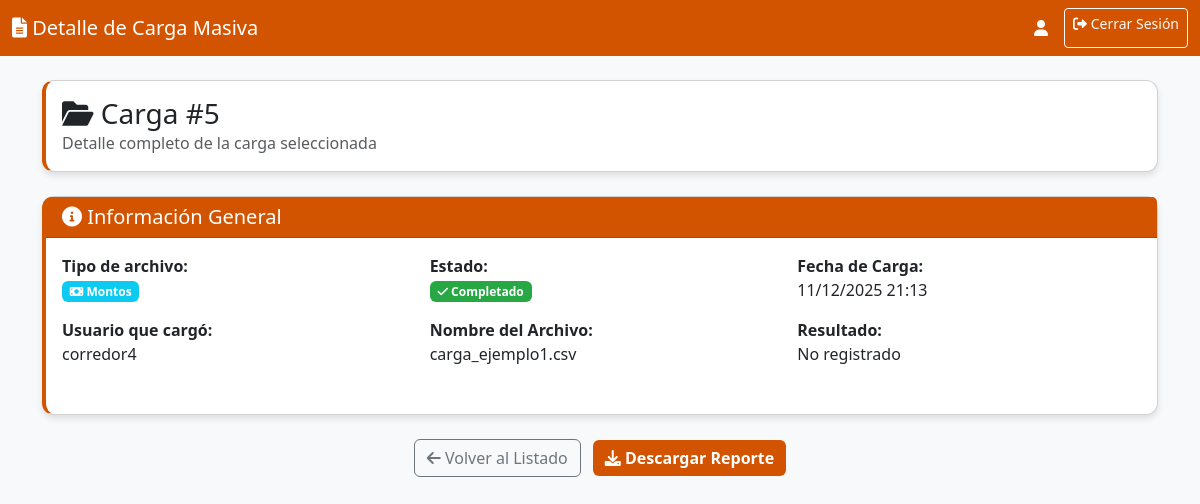
Page /detalles-carga/5/ (signed in) on the committed database.
### NuamApp/models.py (models this page shows)
class Archivocarga(models.Model):
    id_archivo = models.AutoField(db_column='ID_archivo', primary_key=True)
    tipo_archivo = models.CharField(max_length=30)
    fecha_carga = models.DateTimeField()
    estado = models.CharField(max_length=20)
    archivo_url = models.CharField(max_length=150, blank=True, null=True)
    fk_id_usuario = models.ForeignKey('Usuario', on_delete=models.CASCADE, db_column='FK_ID_usuario')
    class Meta:
        db_table = 'archivocarga'

class Usuario(models.Model):
    id_usuario = models.AutoField(db_column='ID_usuario', primary_key=True)
    nombre = models.CharField(max_length=15)
    correo = models.CharField(max_length=50)
    contrasena = models.CharField(max_length=128)
    rol = models.CharField(max_length=20)
    estado = models.CharField(max_length=10)
    class Meta:
        db_table = 'usuario'

### NuamApp/views.py (the view)
    def wrapper(request, *args, **kwargs):
        if 'usuario_id' not in request.session:
            messages.error(request, 'Debes iniciar sesión para acceder')
            return redirect('login')
        return view_func(request, *args, **kwargs)

### NuamApp/views.py (called while the page is built)
def login_required_custom(view_func):
    def wrapper(request, *args, **kwargs):
        if 'usuario_id' not in request.session:
            messages.error(request, 'Debes iniciar sesión para acceder')
            return redirect('login')
        return view_func(request, *args, **kwargs)
    return wrapper

@login_required_custom
def ver_detalles_carga(request, carga_id):
    try:
        carga = Archivocarga.objects.get(id_archivo=carga_id)
        if carga.tipo_archivo == 'factores':
            registros = Factor.objects.all().count()
        elif carga.tipo_archivo == 'montos':
            registros = Calificacion.objects.filter(
                factor_actualizado__isnull=False
            ).count()
        else:
            registros = Calificacion.objects.all().count()
        context = {
            'carga': carga,
            'total_registros': registros,
        }
        return render(request, 'template_cargas/template_detalles_carga.html', context)
    except Archivocarga.DoesNotExist:
        messages.error(request, 'La carga no existe')
        return redirect('listado_cargas')

### templates/template_cargas/template_detalles_carga.html (shortened to what this page needs)
<!DOCTYPE html>
<html lang="es">
<head>
    <link href="https://cdn.jsdelivr.net/npm/bootstrap@5.3.0/dist/css/bootstrap.min.css" rel="stylesheet">
    <link rel="stylesheet" href="https://cdnjs.cloudflare.com/ajax/libs/font-awesome/6.0.0/css/all.min.css">
</head>
<body>
    <nav class="navbar navbar-expand-lg navbar-nuam">
        <div class="container-fluid">
            <span class="navbar-brand text-white">
                <i class="fas fa-file-alt"></i> Detalle de Carga Masiva
            </span>
            <div class="navbar-nav ms-auto">
                <span class="navbar-text text-white me-3">
                    <i class="fas fa-user"></i> {{ request.session.nombre }}
                </span>
                <a href="{% url 'logout' %}" class="btn btn-sm btn-outline-light">
                    <i class="fas fa-sign-out-alt"></i> Cerrar Sesión
                </a>
            </div>
        </div>
    </nav>
    <div class="container py-4">
        <div class="card card-nuam mb-4">
            <div class="card-body">
                <h3 class="mb-0">
                    <i class="fas fa-folder-open"></i> Carga #{{ carga.id_archivo }}
                </h3>
                <p class="text-muted mb-0">Detalle completo de la carga seleccionada</p>
            </div>
        </div>
        <div class="card card-nuam mb-4">
            <div class="card-header" style="background: var(--naranja-oscuro); color:white;">
                <h5 class="mb-0"><i class="fas fa-info-circle"></i> Información General</h5>
            </div>
            <div class="card-body">
                <div class="row mb-3">
                    <div class="col-md-4">
                        <strong>Tipo de archivo:</strong>
                        <p class="mb-1">
                            {% if carga.tipo_archivo == 'montos' %}
                                <span class="badge bg-info"><i class="fas fa-money-bill"></i> Montos</span>
                            {% elif carga.tipo_archivo == 'factores' %}
                                <span class="badge bg-warning text-dark"><i class="fas fa-calculator"></i> Factores</span>
                            {% else %}
                                <span class="badge bg-purple"><i class="fas fa-star"></i> Calificaciones</span>
                            {% endif %}
                        </p>
                    </div>
                    <div class="col-md-4">
                        <strong>Estado:</strong>
                        <p class="mb-1">
                            {% if carga.estado == 'completado' %}
                                <span class="badge badge-completado"><i class="fas fa-check"></i> Completado</span>
                            {% elif carga.estado == 'procesando' %}
                                <span class="badge badge-procesando"><i class="fas fa-sync-alt"></i> Procesando</span>
                            {% else %}
                                <span class="badge badge-error"><i class="fas fa-exclamation"></i> Error</span>
                            {% endif %}
                        </p>
                    </div>
                    <div class="col-md-4">
                        <strong>Fecha de Carga:</strong>
                        <p>{{ carga.fecha_carga|date:"d/m/Y H:i" }}</p>
                    </div>
                    <div class="col-md-4">
                        <strong>Usuario que cargó:</strong>
                        <p>{{ carga.fk_id_usuario.nombre }}</p>
                    </div>
                    <div class="col-md-4">
                        <strong>Nombre del Archivo:</strong>
                        <p>{{ carga.archivo_url|default:"No disponible" }}</p>
                    </div>
                    <div class="col-md-4">
                        <strong>Resultado:</strong>
                        <p>{{ carga.resultado|default:"No registrado" }}</p>
                    </div>
                </div>
            </div>
        </div>
        <div class="text-center mt-4">
            <a href="{% url 'listado_cargas' %}" class="btn btn-outline-secondary me-2">
                <i class="fas fa-arrow-left"></i> Volver al Listado
            </a>
            {% if carga.estado == 'completado' %}
            <a href="{% url 'descargar_carga' carga.id_archivo %}" class="btn btn-nuam">
                <i class="fas fa-download"></i> Descargar Reporte
            </a>
            {% endif %}
        </div>
    </div>
</body>
</html>

### templates/template_cargas/template_detalles_carga.html (style rules this page uses)
:root { --naranja-oscuro: #D35400; --naranja: #E67E22; --naranja-claro: #F39C12; --gris-claro: #F8F9FA; --blanco: #FFFFFF; --texto-oscuro: #2C3E50; }
body { background-color: var(--gris-claro); font-family: 'Segoe UI', Tahoma, Geneva, Verdana, sans-serif; }
.navbar-nuam { background: var(--naranja-oscuro) !important; }
.card-nuam { background: var(--blanco); border-radius: 12px; border-left: 4px solid var(--naranja-oscuro); box-shadow: 0 4px 6px rgba(0,0,0,0.1); }
.badge-completado { background: #28a745; }
.btn-nuam { background-color: var(--naranja-oscuro); color: white; font-weight: 600; border: none; }

### rows in the picture
Archivocarga: id_archivo "5", fecha_carga "11/12/2025 21:13", fk_id_usuario.nombre "corredor4", archivo_url "carga_ejemplo1.csv"

### other values in the picture
{{ carga.resultado|default:"No registrado" }} "No registrado"
